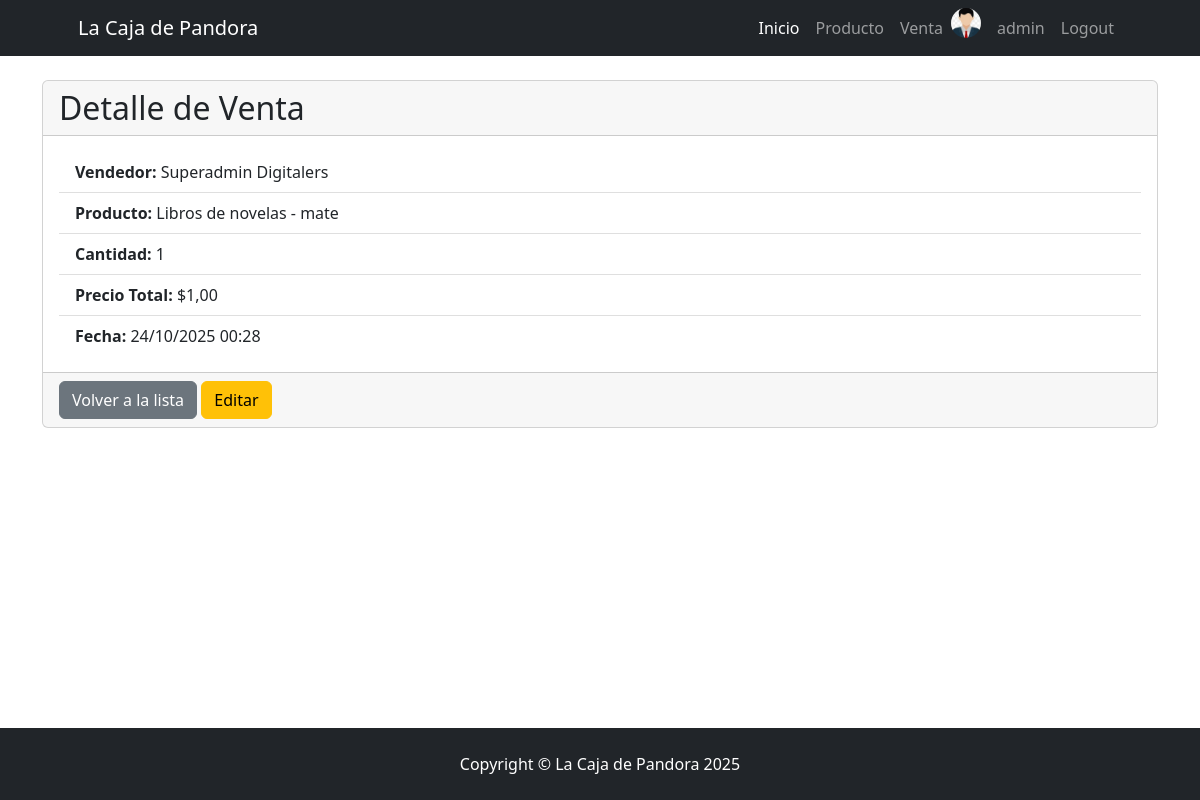
Screenshot of /venta/venta/detail/3 (signed in) with the database file from the repository.
### venta/models.py (models this page shows, shortened)
class Vendedor(models.Model):
    usuario = models.OneToOneField(User, on_delete=models.CASCADE, related_name="vendedor")
    celular = models.CharField(max_length=50)
    avatar = models.ImageField(upload_to="avatares", blank=True, null=True)
    def __str__(self):
        return self.usuario.get_full_name()

class Venta(models.Model):
    vendedor = models.ForeignKey(Vendedor, on_delete=models.DO_NOTHING)
    producto = models.ForeignKey("producto.Producto", on_delete=models.DO_NOTHING)
    cantidad = models.PositiveIntegerField()
    precio_total = models.DecimalField(max_digits=10, decimal_places=2, editable=False)
    fecha_venta = models.DateTimeField(default=timezone.now, editable=False)
    class Meta:
        ordering = ("-fecha_venta",)

### producto/models.py (models this page shows, shortened)
class Producto(models.Model):
    categoria = models.ForeignKey(
        Categoria,
        on_delete=models.SET_NULL,
        related_name="categoria",
        null=True,
        blank=True,
    )
    nombre = models.CharField(max_length=200, db_index=True)
    descripcion = models.TextField(null=True, blank=True)
    precio = models.DecimalField(max_digits=10, decimal_places=2)
    stock = models.PositiveIntegerField(default=0)
    disponible = models.BooleanField(default=True)
    creado = models.DateTimeField(auto_now_add=True, editable=False)
    actualizado = models.DateTimeField(auto_now=True, editable=False)
    def __str__(self):
        if self.categoria:
            return f"{self.categoria} - {self.nombre}"
        return self.nombre
    class Meta:
        ordering = ["categoria", "nombre"]
        verbose_name = "Producto"
        verbose_name_plural = "Productos"

class Categoria(models.Model):
    nombre = models.CharField(max_length=200, unique=True)
    descripcion = models.TextField(verbose_name="descripción", null=True, blank=True)
    def __str__(self):
        return self.nombre
    class Meta:
        ordering = ["nombre"]
        verbose_name = "Categoría de Producto"
        verbose_name_plural = "Categorías de Productos"

### venta/views.py (the view)
# urls.py: path("venta/detail/<int:pk>", VentaDetail.as_view(), name="venta_detail"),
class VentaDetail(DetailView):
    model = Venta

### venta/templates/venta/venta_detail.html (shortened to what this page needs)
{% extends 'core/base.html' %}
{% block content %}
    <div class="card">
        <div class="card-header">
            <h2 class="card-title mb-0">Detalle de Venta</h2>
        </div>
        <div class="card-body">
            <ul class="list-group list-group-flush">
                <li class="list-group-item"><strong>Vendedor:</strong> {{ object.vendedor }}</li>
                <li class="list-group-item"><strong>Producto:</strong> {{ object.producto }}</li>
                <li class="list-group-item"><strong>Cantidad:</strong> {{ object.cantidad }}</li>
                <li class="list-group-item"><strong>Precio Total:</strong> ${{ object.precio_total }}</li>
                <li class="list-group-item"><strong>Fecha:</strong> {{ object.fecha_venta|date:"d/m/Y H:i" }}</li>
            </ul>
        </div>
        <div class="card-footer">
            <a href="{% url 'venta:venta_list' %}" class="btn btn-secondary">Volver a la lista</a>
            <a href="{% url 'venta:venta_update' object.id %}" class="btn btn-warning">Editar</a>
        </div>
    </div>
{% endblock content %}

### templates/navbar.html (shortened to what this page needs)
<nav class="navbar navbar-expand-lg navbar-dark bg-dark">
    <div class="container px-5">
        <a class="navbar-brand" href="{% url 'core:index' %}">La Caja de Pandora</a>
        <div class="collapse navbar-collapse" id="navbarSupportedContent">
            <ul class="navbar-nav ms-auto mb-2 mb-lg-0">
                <li class="nav-item"><a class="nav-link active" aria-current="page" href="{% url 'core:index' %}">Inicio</a></li>
                {% if user.is_authenticated %}
                    <li class="nav-item"><a class="nav-link" href="{% url 'producto:index' %}">Producto</a></li>
                    <li class="nav-item"><a class="nav-link" href="{% url 'venta:index' %}">Venta</a></li>
                    {% if user.vendedor.avatar %}
                        <img src="{{ user.vendedor.avatar.url }}" alt="avatar" class="rounded-circle me-2" style="height: 30px; width: 30px; object-fit: cover;">
                    {% else %}
                        <i class="bi bi-person-circle fs-4 me-2">😊</i>
                    {% endif %}
                    <li class="nav-item"><a class="nav-link" href="{% url 'core:profile' %}">{{ user.username }}</a></li>
                    <form action="{% url 'core:logout' %}" method="post">
                        <li class="nav-item"><button class="nav-link" type="submit">Logout</button></li>
                    </form>
                {% else %}
                    <li class="nav-item"><a class="nav-link" href="{% url 'core:login' %}">Login</a></li>
                    <li class="nav-item"><a class="nav-link" href="{% url 'core:register' %}">Registrarse</a></li>
                {% endif %}
            </ul>
        </div>
    </div>
</nav>

### rows the page displays
Venta: vendedor "Superadmin Digitalers", producto "Libros de novelas - mate", cantidad "1", precio_total "1,00", fecha_venta "24/10/2025 00:28"

### other values shown
{{ user.username }} "admin"
